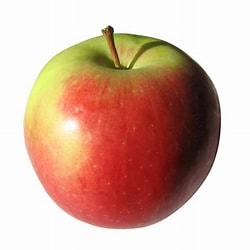
#> input picture OpenCV/apple.jfif, 250 x 250 px
$ jupyter execute 'Image blending.ipynb'
#> lines starting #> are read from the running program, lines starting #| are printed output that depends on the picture
# Image blending

[cell 1]
#it is used to blend or merge two images

[cell 2]
#display two different images in matplotlib with original color
#rading both images
import cv2
import matplotlib.pyplot as plt
import numpy as np
apple=cv2.imread("apple.jfif")
#> apple is the input picture: shape (250, 250, 3); mean B, G, R 159, 174.9, 211.3
orange=cv2.imread("orange.jfif")
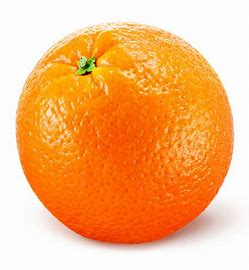
#> input picture OpenCV/orange.jfif, 249 x 270 px
#> orange is the input picture: shape (270, 249, 3); mean B, G, R 121.5, 181.3, 246.7
#changing image rgb format to bgr format
apple=cv2.cvtColor(apple,cv2.COLOR_RGB2BGR)
orange=cv2.cvtColor(orange,cv2.COLOR_RGB2BGR)
#displaying both images
plt.subplot(121)
plt.imshow(apple)
plt.title("APPLE")
plt.xticks([])
plt.yticks([])
plt.subplot(122)
plt.imshow(orange)
plt.title("ORANGE")
plt.xticks([])
plt.yticks([])
plt.show()
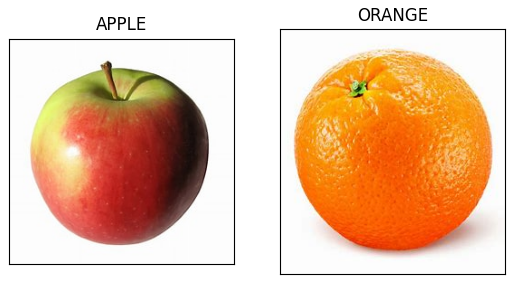
#> figure drawn by matplotlib, 2 panels

[cell 3]
#blend apple half right side and orange half left side
#both image must be same size
print(apple.shape)
#| (250, 250, 3)
print(orange.shape)#both images or not same so we have to resize both images
#| (270, 249, 3)
resized_apple=cv2.resize(apple,(250,250))
resized_orange=cv2.resize(orange,(250,250))
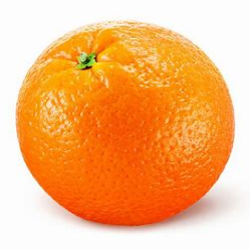
#> resized_orange: shape (250, 250, 3); mean R, G, B 246.7, 181.2, 121.4
print("--------------------")
print(resized_apple.shape)
#| (250, 250, 3)
print(resized_orange.shape)
#| (250, 250, 3)

[cell 4]
#using hstack() function we can blend both images
#np.hstack: This is a function from the numpy library, used for horizontally stacking arrays (joining them side by side).
blend1=np.hstack((resized_apple[:,:125],resized_orange[:,125:]))
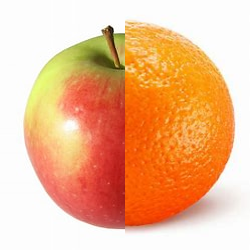
#> blend1: shape (250, 250, 3); mean R, G, B 239.8, 185.4, 144.9
plt.imshow(blend1)

[cell 5]
#in up we can see the blending image but there joining position we can see the one line to avoid that we can use image pyramid to blend two images

[cell 6]
#create gussian
g_apple=cv2.pyrDown(resized_apple)
g_orange=cv2.pyrDown(resized_orange)
#create laplacian
extend_apple=cv2.pyrUp(g_apple)
extend_orange=cv2.pyrUp(g_orange)
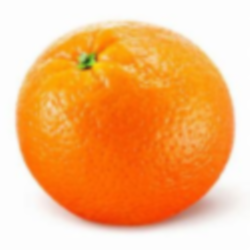
#> extend_orange: shape (250, 250, 3); mean R, G, B 246.7, 181.3, 121.5
l_apple=np.subtract(resized_apple,extend_apple)
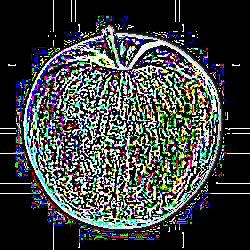
#> l_apple: shape (250, 250, 3); mean R, G, B 63.2, 64.8, 68.3
l_orange=np.subtract(resized_orange,extend_orange)
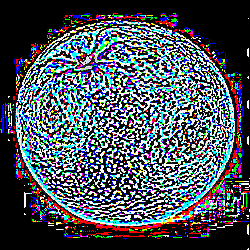
#> l_orange: shape (250, 250, 3); mean R, G, B 75.2, 82.8, 91.9
cv2.imshow("kk",l_apple)
cv2.imshow("kKK",l_orange)
#blend
blend=np.hstack((l_apple[:,:125],l_orange[:,125:]))
cv2.imshow("blend",blend)
#reconstruct
for i in range(1,6):
    blend=cv2.pyrUp(blend)
    blend=cv2.add(blend,blend)
#> this loop made 5 passes
#> pass 1, `blend=cv2.pyrUp(blend)`:
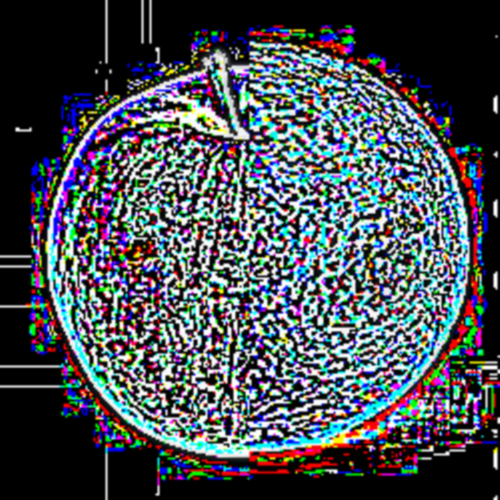
#> blend: shape (500, 500, 3); mean R, G, B 72.3, 77.6, 83.8
#> pass 1, `blend=cv2.add(blend,blend)`:
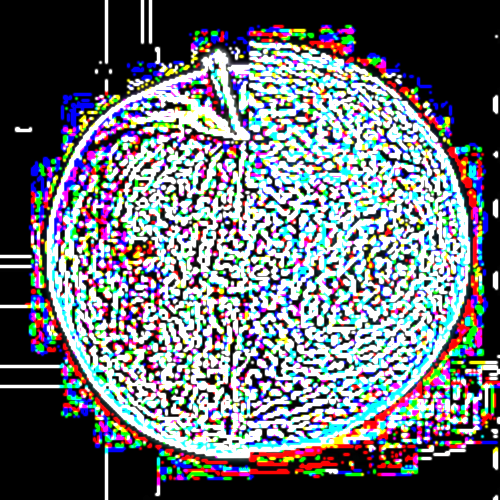
#> blend: shape (500, 500, 3); mean R, G, B 108.1, 111.6, 117.7
#> pass 2, `blend=cv2.add(blend,blend)`:
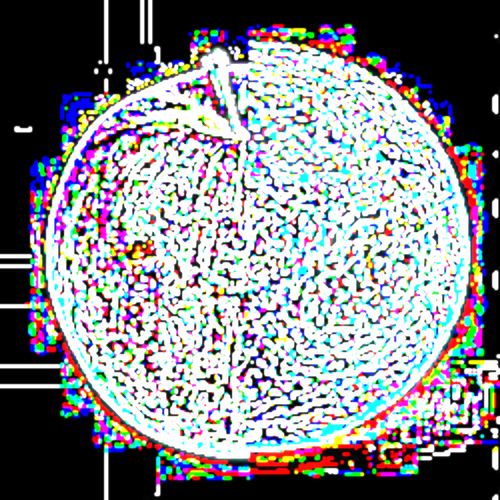
#> blend: shape (1000, 1000, 3) (shown at 1/2 size); mean R, G, B 133.9, 135.1, 140.7
cv2.imshow("reconstruct",blend)
cv2.waitKey()
cv2.destroyAllWindows()
